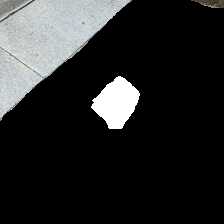
#> input picture images/gt_images/IMG_Mask_4065.png, 224 x 224 px; its folder holds 4 pictures in this run
$ python zip_file.py
#> lines starting #> are read from the running program, lines starting #| are printed output that depends on the picture
import zipfile
import os
from PIL import Image
import numpy as np
#path = os.path.expanduser('~/Downloads/iCloud Photos/iCloud Photos')
'''
for file in os.listdir(path):
    with Image.open(os.path.join(path, file)) as image:
        if file.endswith('.JPG'):
            file = file.split('.')[0]
            image.save(f'images/rgb_images/{file}.png')
'''

'''
for file in os.listdir('images/rgb_images'):
    with Image.open(f'images/rgb_images/{file}') as img:
        img = img.resize((224, 224))
        img.save(f'images/rgb_images/{file}')
'''


for file in os.listdir('images/gt_images'):
    with Image.open(f'images/gt_images/{file}') as img:
#> img is the input picture: PIL image 224x224 RGB; mean R, G, B 39, 39.9, 40
        img = img.convert('RGB')
        array = np.array(img)
        array = np.transpose(array, (2, 0, 1))
        print(np.shape(array))
#| (3, 224, 224)
        output = np.zeros((np.shape(array)[1], np.shape(array)[2])).astype('uint8')
        print(np.shape(output))
#| (224, 224)
        for y in range(len(array[0])):
            for x in range(len(array[0][y])):
                point = array[0][y][x]
                if 255 == array[0][y][x] == array[1][y][x] == array[2][y][x]:
                    output[y][x] = 2
                elif 0 == array[0][y][x] == array[1][y][x] == array[2][y][x]:
                    output[y][x] = 1
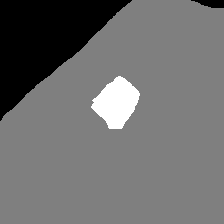
#> output: shape (224, 224); min 0, max 2, mean 0.869; drawn with min black and max white

        Image.fromarray(output).save(f'images/processed_gt_images/{file}')
#> pass 2 of the loop `for file in os.listdir('images/gt_images'):`:
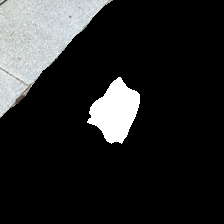
#> input picture images/gt_images/IMG_Mask_4066.png, 224 x 224 px
#> img is the input picture: PIL image 224x224 RGB; mean R, G, B 37.7, 38.5, 38.5
#| (3, 224, 224)
#| (224, 224)
#> after the loop `for y in range(len(array[0])):`:
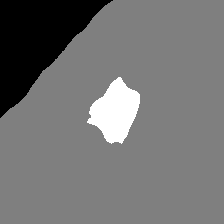
#> output: shape (224, 224); min 0, max 2, mean 0.91; drawn with min black and max white
#> pass 3 of the loop `for file in os.listdir('images/gt_images'):`:
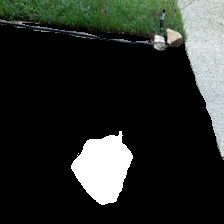
#> input picture images/gt_images/IMG_Mask_4073.png, 224 x 224 px
#> img is the input picture: PIL image 224x224 RGB; mean R, G, B 39.3, 43.3, 39.2
#| (3, 224, 224)
#| (224, 224)
#> after the loop `for y in range(len(array[0])):`:
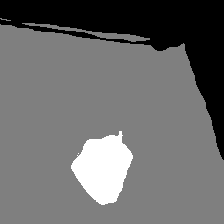
#> output: shape (224, 224); min 0, max 2, mean 0.847; drawn with min black and max white
#> the loop made 4 passes; the first 3 are shown
